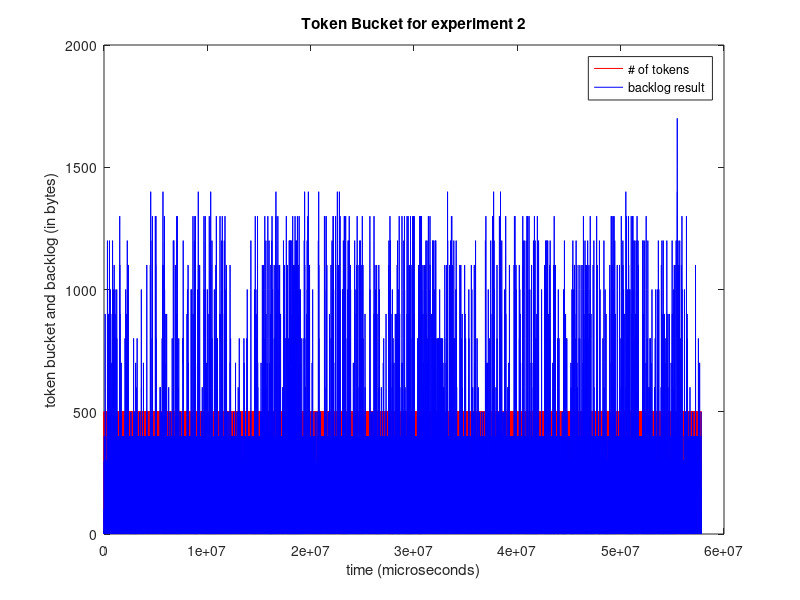
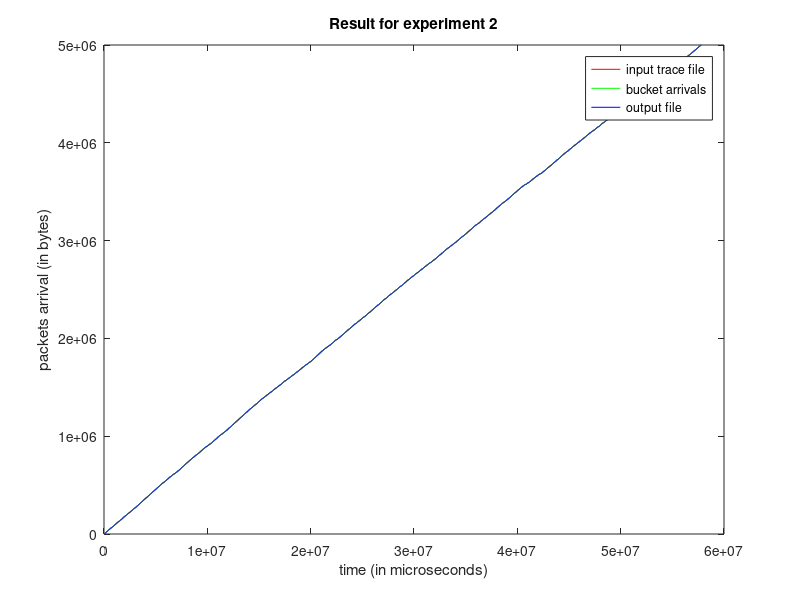

These charts were generated, in order, by the following MATLAB code:
clc;clear all;
%%%%%%%%%%%%%%%%%%%%%%%%%%%%%%%%%%%%%%%%%%%%%%%%%%%%%%%%%%%%%%%%%%%
%Reading data from a file
%Note that time is in micro seconds and packetsize is in Bytes
%%%%%%%%%%%%%%%%%%%%%%%%%%%%%%%%%%%%%%%%%%%%%%%%%%%%%%%%%%%%%%%%%%%

%trace file
[packet_no_p, time_p, packetsize_p] = textread('ex2_GeneratorOutput.txt', '%f %f %f');

time1 = zeros(1,50000);
arrival1 = zeros(1,50000);

time1(1) = time_p(1);
arrival1(1) = packetsize_p(1);
i=2
while i<=50000
    time1(i) = time1(i-1) + time_p(i);
    arrival1(i) = arrival1(i-1) + packetsize_p(i);
    i=i+1;
end
    
%token bucket output
[arrival_time, packetsize_p2, back_log, num_of_tokens] = textread('ex2_bucket.txt', '%f %f %f %f');
time2 = zeros(1,50000);
arrival2 = zeros(1,50000);

time2(1) = arrival_time(1);
arrival2(1) = packetsize_p2(1);
i=2
while i<=50000
    time2(i) = time2(i-1) + arrival_time(i);
    arrival2(i) = arrival2(i-1) + packetsize_p2(i);
    i=i+1;
end

%sink output
[packet_no_p3, packetsize_p3, arrival_time2] = textread('ex2_TrafficSinkOutput.txt', '%f %f %f');
time3 = zeros(1,50000);
arrival3 = zeros(1,50000);

time3(1) = arrival_time2(1);
arrival3(1) = packetsize_p3(1);
i=2
while i<=50000
    time3(i) = time3(i-1) + arrival_time2(i);
    arrival3(i) = arrival3(i-1) + packetsize_p3(i);
    i=i+1;
end

%First plot shows the plot for backlog, as well as the token. 
figure(1);
plotToken = zeros(1,50000);
plotBacklog = zeros(1,50000);
i=1;
while i<=50000
    plotToken(i) = num_of_tokens(i);
    plotBacklog(i) = back_log(i);
    i=i+1;
end
h1 = plot(time2, plotToken, 'r',time2, plotBacklog,'b')
hold on
legned_1= legend(h1,'# of tokens','backlog result');

title('Token Bucket for experiment 2');
xlabel('time (microseconds)');
ylabel('token bucket and backlog (in bytes)');
hold off
%Second plot is the result for input file, bucket and output file. 
figure(2);
h2 = plot(time1,arrival1, 'r', time2,arrival2, 'g', time3,arrival3, 'b');
hold on
legend_2 = legend(h2, 'input trace file', 'bucket arrivals', 'output file');
title('Result for experiment 2');
xlabel('time (in microseconds)');
ylabel('packets arrival (in bytes)');
hold off